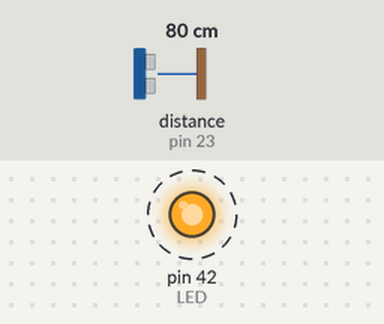
Bench run of a sketch on a simulated Arduino Mega 2560, built with avr-gcc and run on an emulated ATmega2560. On the bench: output pins drawn as LEDs (lit = HIGH). Wiring (inferred from the names in the program): ultrasonic range finder: trigger pin 22; echo pin 23. Dashed ring = blinking. Inputs (shaded band) come from the test bench; at power-on: distance to the obstacle (sensor on pin 23) 80 cm. The echo pulse lasts 58.3 µs per cm; pins used as bus, display or sensor lines are not drawn; what the sketch prints to the serial monitor is not drawn.

Above: at 4.8 s.
4.9 s: distance to the obstacle (sensor on pin 23) set to 2 cm
Timing chart, 0 to 15.5 s (numbered marks = the images above; inputs shaded):
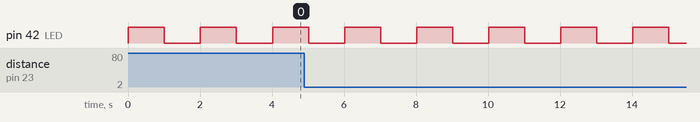

Measured:
- by itself, pin 42 (LED): alternates HIGH for 1.0 s and LOW for 1.0 s

The sketch:

teste_passo1.ino
```cpp
/* Teste do passo 1 — separa o LED do sensor.
 *
 * Sobe este sketch no lugar do `maquete` quando o LED nao acender. Ele faz
 * duas coisas independentes, e e isso que resolve o problema: se o LED pisca
 * mas a distancia nao muda, o problema e o sensor; se a distancia muda mas o
 * LED nao pisca, o problema e o LED. Nunca os dois ao mesmo tempo.
 *
 * Nao precisa da ponte nem do PowerShell. So a Arduino IDE.
 *
 *   1. Ferramentas -> Placa -> Arduino Mega or Mega 2560
 *   2. Carregar
 *   3. Ferramentas -> Monitor Serial, a 115200
 *
 * O que voce deve ver:
 *
 *   - o LED verde da vaga 1 (D42) piscando 1 segundo aceso, 1 apagado
 *   - uma linha por segundo com a distancia medida
 *
 * Depois de achar o problema, suba o `maquete` de volta.
 */

const uint8_t LED = 42;      // verde da vaga 1
const uint8_t TRIG = 22;
const uint8_t ECHO = 23;

void setup() {
  Serial.begin(115200);
  pinMode(LED, OUTPUT);
  pinMode(TRIG, OUTPUT);
  pinMode(ECHO, INPUT);
  Serial.println();
  Serial.println(F("== teste do passo 1 =="));
  Serial.println(F("o LED do D42 tem de piscar sozinho, sem voce fazer nada."));
  Serial.println(F("a distancia tem de mudar quando a mao chega perto."));
  Serial.println();
}

void loop() {
  // --- 1. o LED, sem depender de nada ---
  // Pisca independente do sensor. Se nao piscar, o problema esta no LED, no
  // resistor, na trilha ou no jumper -- e nao adianta olhar o sensor.
  digitalWrite(LED, HIGH);
  delay(1000);
  digitalWrite(LED, LOW);
  delay(1000);

  // --- 2. o sensor ---
  digitalWrite(TRIG, LOW);  delayMicroseconds(2);
  digitalWrite(TRIG, HIGH); delayMicroseconds(10);
  digitalWrite(TRIG, LOW);
  unsigned long us = pulseIn(ECHO, HIGH, 20000UL);

  if (us == 0) {
    Serial.println(F("sem eco  -> o sensor nao respondeu. "
                     "Confira VCC no 5V, GND no GND, TRIG no 22, ECHO no 23."));
  } else {
    long cm = us / 58;
    Serial.print(F("distancia: "));
    Serial.print(cm);
    Serial.print(F(" cm"));
    if (cm <= 8) Serial.print(F("   <= dispara a vaga (8 cm ou menos)"));
    Serial.println();
  }
}
```
